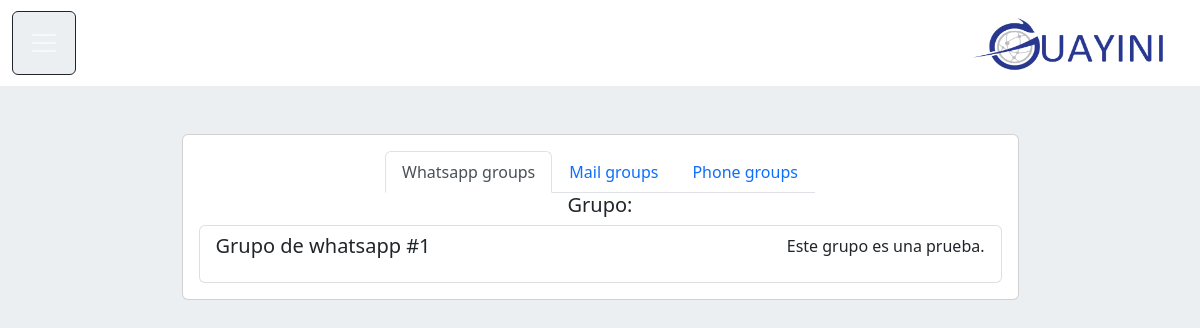
Page /groups/ (signed in) on the committed database.
### tasks/models.py (models this page shows, shortened)
class WhatsappGroup(models.Model):
    groupname = models.CharField(max_length=100)
    description = models.TextField(blank=True)
    members = models.TextField(blank=True)
    created = models.DateTimeField(auto_now_add=True)
    user = models.ForeignKey(User, on_delete=models.CASCADE)

### tasks/views.py (the view)
# urls.py: path('groups/', views.groups, name='groups'),
@login_required
def groups(request):
    whatsappgroups = WhatsappGroup.objects.filter(user=request.user)
    mailgroups = MailGroup.objects.filter(user=request.user)
    phonegroups = PhoneGroup.objects.filter(user=request.user)
    return render(request, "groups.html", {'whatsappgroups': whatsappgroups, 'mailgroups': mailgroups, 'phonegroups': phonegroups})

### tasks/templates/groups.html (shortened to what this page needs)
{% extends 'base.html' %}
{% block content %}
<main class="container py-5">
    <section class="col-md-9 mx-auto">
        <section class= "card card-body text-center">
            <nav class="mx-auto">
                <div class="nav nav-tabs" id="nav-tab" role="tablist">
                <button class="nav-link active" id="whatsappgroups-tab" data-bs-toggle="tab" data-bs-target="#nav-home" type="button" role="tab" aria-controls="nav-home" aria-selected="true">Whatsapp groups</button>
                <button class="nav-link" id="mailgroups-tab" data-bs-toggle="tab" data-bs-target="#nav-profile" type="button" role="tab" aria-controls="nav-profile" aria-selected="false">Mail groups</button>
                <button class="nav-link" id="phonegroups-tab" data-bs-toggle="tab" data-bs-target="#nav-contact" type="button" role="tab" aria-controls="nav-contact" aria-selected="false">Phone groups</button>
                </div>
            </nav>
            <div class="tab-content" id="nav-tabContent">
                <h5 class="text-dark">Grupo:</h5>
                <div class="tab-pane fade show active" id="nav-home" role="tabpanel" aria-labelledby="nav-home-tab">
                    <ul class="list-group">
                        {% for whatsappgroups in whatsappgroups %}
                        <a class="list-group-item" href="{% url 'whatsappgroup_detail' whatsappgroups.id %}">
                        <header class="d-flex justify-content-between">
                            <h5 class=" text-dark">{{whatsappgroups.groupname}}</h5>
                            <p>{{whatsappgroups.description}}</p>
                        </header>
                        </a>
                        {% endfor %}
                    </ul>
                </div>
            </div>
        </section>
    </section>
</main>
{% endblock %}

### rows in the picture
WhatsappGroup: groupname "Grupo de whatsapp #1", description "Este grupo es una prueba."
